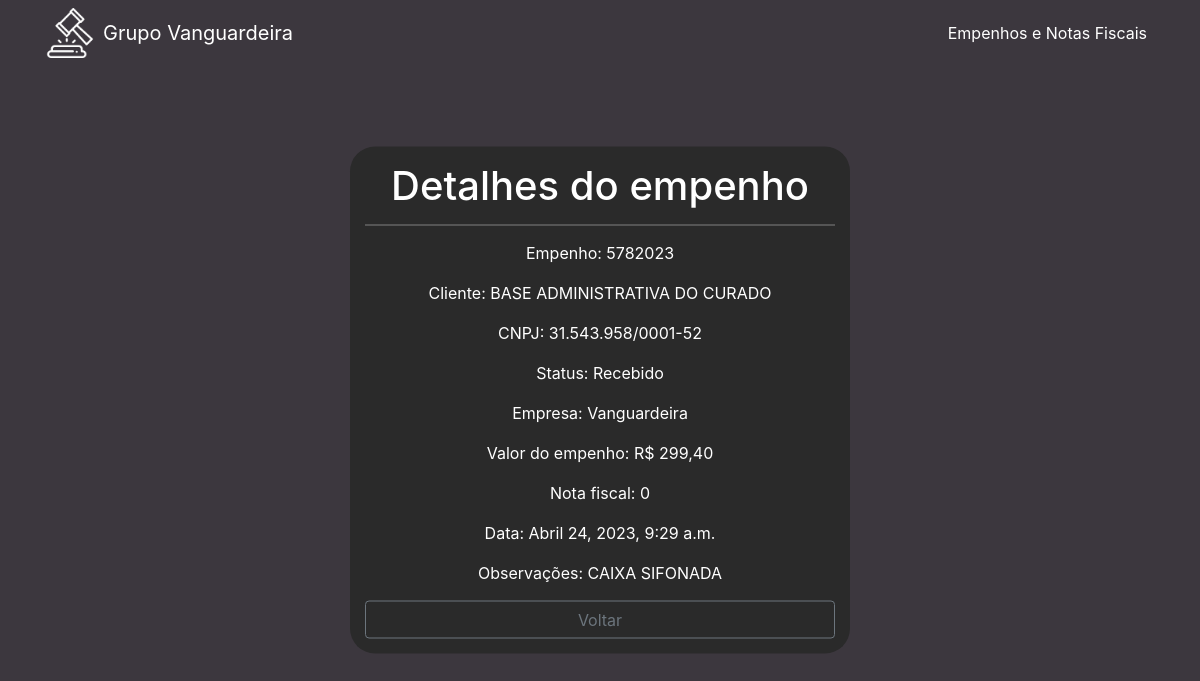
Page /detalhe/366/ on the earlier database version.
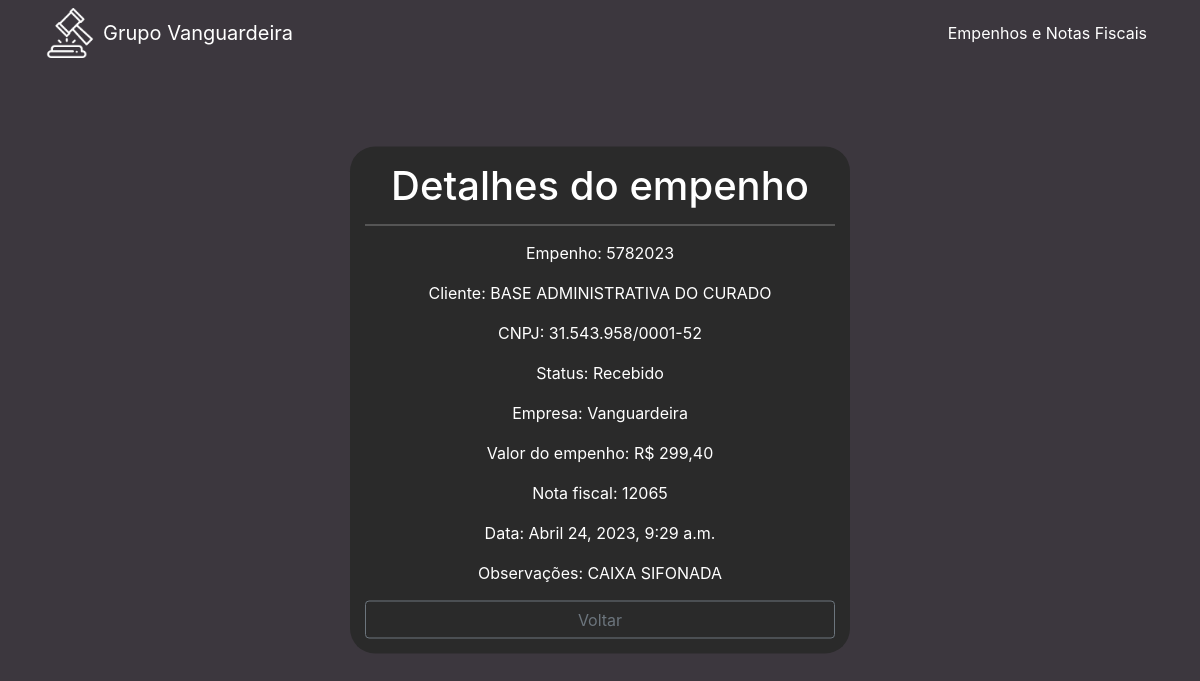
Same page on the later database version.
### cliente/models.py (models this page shows, shortened)
class Cliente(models.Model):
    numero = models.CharField(max_length=255)
    nome = models.CharField(max_length=255)
    cnpj = models.CharField(max_length=255)
    data_criacao = models.DateTimeField(default=timezone.now)
    categoria = models.ForeignKey(Categoria, on_delete=models.DO_NOTHING)
    empresa = models.ForeignKey(Empresa, on_delete=models.DO_NOTHING)
    empenho = models.FileField(upload_to='empenhos/', max_length=500)
    nfe = models.FileField(upload_to='notas/', max_length=500, default='0', blank=True)
    n_nfe = models.CharField(max_length=255, blank=True)
    descricao = models.TextField(blank=True)
    valor = models.CharField(max_length=255)

class Categoria(models.Model):
    nome = models.CharField(max_length=255)
    def __str__(self):
        return self.nome

class Empresa(models.Model):
    nome = models.CharField(max_length=255)
    def __str__(self):
        return self.nome

### cliente/views.py (the view)
# urls.py: path('detalhe/<int:pk>/', views.detalhe, name="detalhe"),
def detalhe(request, pk):
    cliente = Cliente.objects.get(pk=pk)
    return render(request, 'cliente/detalhe.html', {'cliente': cliente})

### cliente/templates/cliente/detalhe.html
{% extends 'base.html' %}
{% block conteudo %}
<div class="contents">
    <h1>Detalhes do empenho</h1>
    <div class="contents-info">
        <p>Empenho: {{ cliente.numero }}</p>
        <p>Cliente: {{ cliente.nome }}</p>
        <p>CNPJ: {{ cliente.cnpj }}</p>
        <p>Status: {{ cliente.categoria }}</p>
        <p>Empresa: {{ cliente.empresa }}</p>
        <p>Valor do empenho: R$ {{ cliente.valor }}</p>
        <p>Nota fiscal: {{ cliente.n_nfe }}</p>
        <p>Data: {{ cliente.data_criacao }}</p>
        <p>Observações: {{ cliente.descricao }}</p>
        <a href="{{ request.META.HTTP_REFERER }}" class="btn btn-outline-secondary" style="width: 100%">Voltar</a>
    </div>
</div>
{% endblock%}

Differences in the rows shown:
changed Cliente "BASE ADMINISTRATIVA DO CURADO": n_nfe "0" → "12065"
